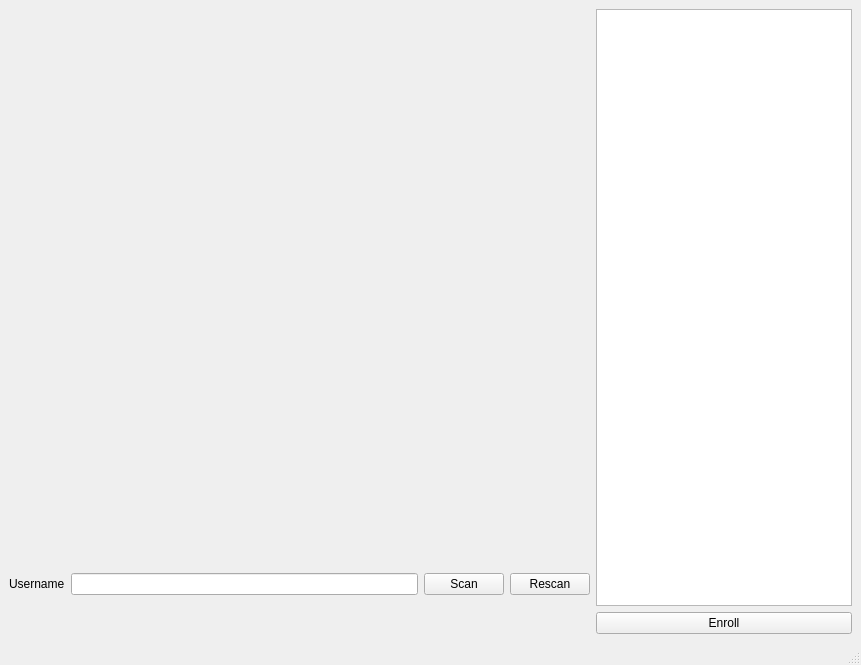
<?xml version="1.0" encoding="UTF-8"?>
<ui version="4.0">
 <class>MainWindow</class>
 <widget class="QMainWindow" name="MainWindow">
  <property name="geometry">
   <rect>
    <x>0</x>
    <y>0</y>
    <width>861</width>
    <height>665</height>
   </rect>
  </property>
  <property name="windowTitle">
   <string>MainWindow</string>
  </property>
  <widget class="QWidget" name="centralwidget">
   <layout class="QHBoxLayout" name="horizontalLayout_2">
    <item>
     <layout class="QVBoxLayout" name="verticalLayout_2">
      <item>
       <widget class="QLabel" name="img">
        <property name="sizePolicy">
         <sizepolicy hsizetype="Expanding" vsizetype="Expanding">
          <horstretch>0</horstretch>
          <verstretch>0</verstretch>
         </sizepolicy>
        </property>
        <property name="maximumSize">
         <size>
          <width>500</width>
          <height>480</height>
         </size>
        </property>
        <property name="text">
         <string/>
        </property>
       </widget>
      </item>
      <item>
       <layout class="QHBoxLayout" name="horizontalLayout">
        <item>
         <widget class="QLabel" name="label">
          <property name="text">
           <string>Username</string>
          </property>
         </widget>
        </item>
        <item>
         <widget class="QLineEdit" name="username"/>
        </item>
        <item>
         <widget class="QPushButton" name="scanButton">
          <property name="text">
           <string>Scan</string>
          </property>
         </widget>
        </item>
        <item>
         <widget class="QPushButton" name="rescanButton">
          <property name="text">
           <string>Rescan</string>
          </property>
         </widget>
        </item>
       </layout>
      </item>
     </layout>
    </item>
    <item>
     <layout class="QVBoxLayout" name="verticalLayout">
      <item>
       <widget class="QListWidget" name="fingerList">
        <property name="sizePolicy">
         <sizepolicy hsizetype="Preferred" vsizetype="Expanding">
          <horstretch>0</horstretch>
          <verstretch>0</verstretch>
         </sizepolicy>
        </property>
        <property name="minimumSize">
         <size>
          <width>0</width>
          <height>0</height>
         </size>
        </property>
        <property name="maximumSize">
         <size>
          <width>16777215</width>
          <height>16777215</height>
         </size>
        </property>
        <property name="selectionMode">
         <enum>QAbstractItemView::MultiSelection</enum>
        </property>
       </widget>
      </item>
      <item>
       <widget class="QPushButton" name="enrollButton">
        <property name="sizePolicy">
         <sizepolicy hsizetype="Ignored" vsizetype="Fixed">
          <horstretch>0</horstretch>
          <verstretch>0</verstretch>
         </sizepolicy>
        </property>
        <property name="text">
         <string>Enroll</string>
        </property>
       </widget>
      </item>
     </layout>
    </item>
   </layout>
  </widget>
  <widget class="QMenuBar" name="menubar">
   <property name="geometry">
    <rect>
     <x>0</x>
     <y>0</y>
     <width>861</width>
     <height>25</height>
    </rect>
   </property>
  </widget>
  <widget class="QStatusBar" name="statusbar"/>
 </widget>
 <resources/>
 <connections/>
</ui>
